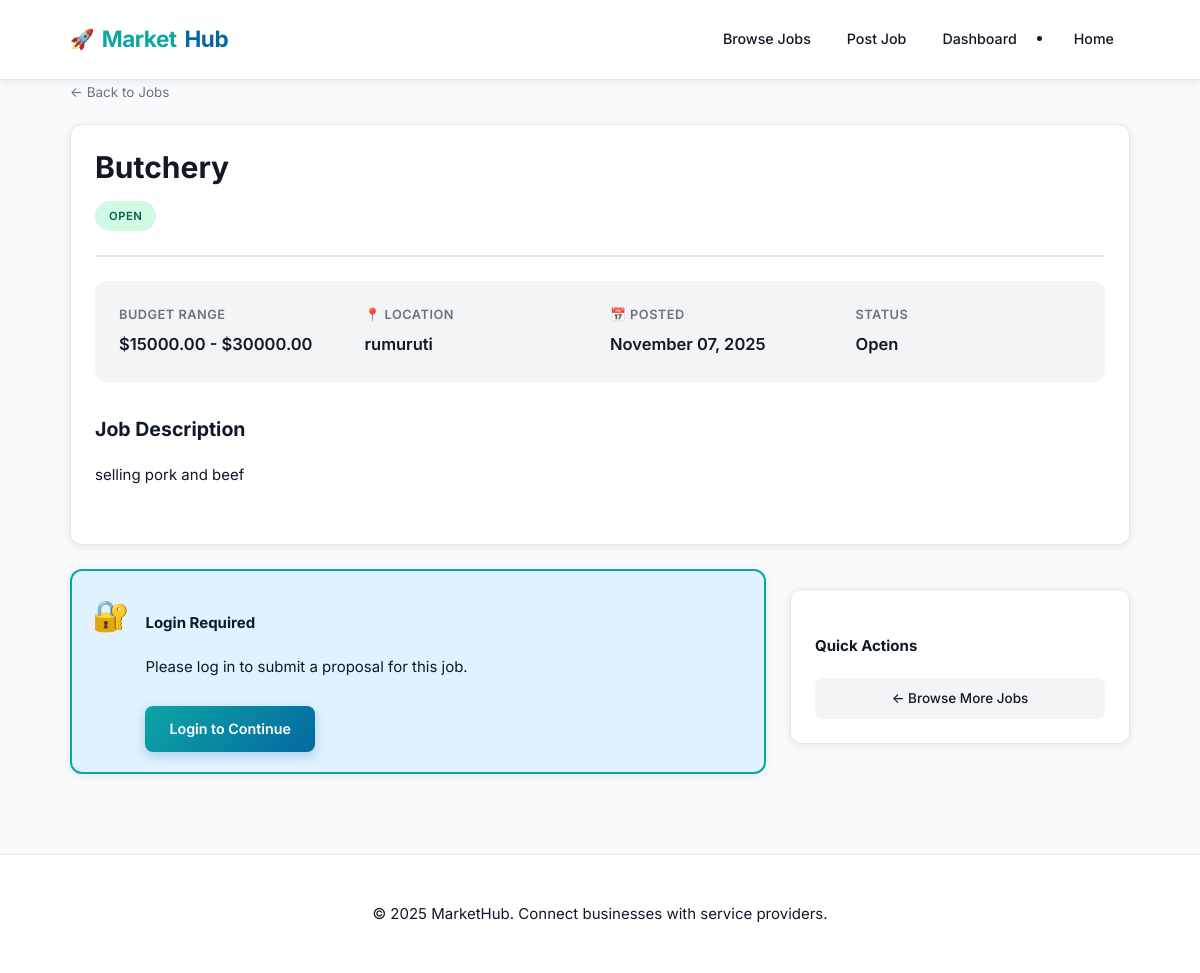
Screenshot of /marketing/jobs/1/ with the database file from the repository.
### marketing/models.py (models this page shows, shortened)
class MarketingJob(models.Model):
    STATUS_OPEN = 'open'
    STATUS_DRAFT = 'draft'
    STATUS_CLOSED = 'closed'
    STATUS_CHOICES = [
        (STATUS_OPEN, 'Open'),
        (STATUS_DRAFT, 'Draft'),
        (STATUS_CLOSED, 'Closed'),
    ]
    title = models.CharField(max_length=200)
    description = models.TextField()
    poster = models.ForeignKey(settings.AUTH_USER_MODEL, on_delete=models.CASCADE, related_name='marketing_jobs')
    category = models.ForeignKey(Category, on_delete=models.SET_NULL, null=True, blank=True, related_name='jobs')
    budget_min = models.DecimalField(max_digits=10, decimal_places=2, null=True, blank=True)
    budget_max = models.DecimalField(max_digits=10, decimal_places=2, null=True, blank=True)
    tags = models.CharField(max_length=240, blank=True, help_text="Comma-separated tags")
    location = models.CharField(max_length=140, blank=True)
    status = models.CharField(max_length=12, choices=STATUS_CHOICES, default=STATUS_OPEN, db_index=True)
    created_at = models.DateTimeField(auto_now_add=True)
    ai_category_suggestion = models.CharField(max_length=120, blank=True)
    class Meta:
        ordering = ['-created_at']

### marketing/views.py (the view)
# urls.py: path('<int:pk>/', views.job_detail, name='detail'),
def job_detail(request, pk: int):
    job = get_object_or_404(MarketingJob, pk=pk)
    if job.tags:
        job.tag_list = [t.strip() for t in job.tags.split(",") if t.strip()]
    else:
        job.tag_list = []
    proposal_form = None
    proposals = None
    if request.user.is_authenticated:
        if request.user == job.poster:
            proposals = job.proposals.select_related('provider').all()
        else:
            if not Proposal.objects.filter(job=job, provider=request.user).exists():
                proposal_form = ProposalForm()
    ctx = {
        'job': job,
        'proposals': proposals,
        'proposal_form': proposal_form,
    }
    return render(request, 'marketing/job_detail.html', ctx)

### marketing/templates/marketing/job_detail.html (shortened to what this page needs)
{% extends 'marketing/base_marketing.html' %}
{% block content %}
  <div class="breadcrumb-nav">
    <a href="{% url 'marketing:jobs_list' %}" class="breadcrumb-link">← Back to Jobs</a>
  </div>
  <article class="m-card job-detail-card">
    <div class="job-detail-header">
      <div class="job-title-section">
        <h1>{{ job.title }}</h1>
        <div class="job-header-badges">
          <span class="m-badge status-{{ job.status|lower }}-large">{{ job.get_status_display }}</span>
        </div>
      </div>
    </div>
    <div class="job-detail-meta">
      <div class="meta-grid">
        <div class="meta-item">
          <div class="meta-label">Budget Range</div>
          <div class="meta-value">
            {% if job.budget_min and job.budget_max %}
              ${{ job.budget_min }} - ${{ job.budget_max }}
            {% elif job.budget_min %}
              From ${{ job.budget_min }}
            {% else %}
              <span class="negotiable">Negotiable</span>
            {% endif %}
          </div>
        </div>
        <div class="meta-item">
          <div class="meta-label">📍 Location</div>
          <div class="meta-value">{{ job.location|default:"Remote / Anywhere" }}</div>
        </div>
        <div class="meta-item">
          <div class="meta-label">📅 Posted</div>
          <div class="meta-value">{{ job.created_at|date:"F d, Y" }}</div>
        </div>
        <div class="meta-item">
          <div class="meta-label">Status</div>
          <div class="meta-value">{{ job.get_status_display }}</div>
        </div>
      </div>
    </div>
    <div class="job-description-section">
      <h3>Job Description</h3>
      <div class="description-content">{{ job.description|linebreaks }}</div>
    </div>
  </article>
  <div class="m-grid-main">
    <div class="main-content">
      {% if proposal_form %}
        <div class="m-card proposal-section">
          <div class="section-header">
            <h3>Submit Your Proposal</h3>
            <p class="section-subtitle">Tell the client why you're the right fit for this project</p>
          </div>
          {% include 'marketing/proposal_form.html' %}
        </div>
      {% else %}
        <div class="m-card info-card login-card">
          <div class="info-icon">🔐</div>
          <div>
            <h4>Login Required</h4>
            <p class="m-muted">Please log in to submit a proposal for this job.</p>
            <a href="{% url 'users:login' %}" class="m-btn" style="margin-top: 12px;">Login to Continue</a>
          </div>
        </div>
      {% endif %}
    </div>
    <aside class="m-sidebar">
      <div class="m-card actions-sidebar">
        <h4>Quick Actions</h4>
        <div class="actions-list">
          <a href="{% url 'marketing:jobs_list' %}" class="action-link">← Browse More Jobs</a>
        </div>
      </div>
    </aside>
  </div>
{% endblock %}

### marketing/static/marketing/css/marketing.css (style rules this page uses)
:root { --primary: #0ea5a4; --primary-dark: #0d9488; --accent: #0369a1; --accent-dark: #075985; --bg: #f8fafc; --card: #ffffff; --text: #111827; --text-light: #374151; --muted: #6b7280; --muted-light: #9ca3af; --border: #e5e7eb; --border-light: #f3f4f6; --success: #059669; --warning: #d97706; --error: #dc2626; --radius: 12px; --radius-sm: 8px; --radius-lg: 16px; --shadow: 0 2px 8px rgba(0, 0, 0, 0.08); --shadow-md: 0 4px 16px rgba(0, 0, 0, 0.1); --shadow-lg: 0 8px 24px rgba(0, 0, 0, 0.12); --shadow-hover: 0 12px 32px rgba(0, 0, 0, 0.15); --transition: all 0.2s cubic-bezier(0.4, 0, 0.2, 1); --transition-slow: all 0.3s cubic-bezier(0.4, 0, 0.2, 1); }
* { box-sizing: border-box; }
html, body { margin: 0; padding: 0; font-family: 'Inter', system-ui, -apple-system, 'Segoe UI', Roboto, Arial, sans-serif; background: var(--bg); color: var(--text); line-height: 1.6; font-size: 15px; -webkit-font-smoothing: antialiased; -moz-osx-font-smoothing: grayscale; }
.m-card { background: var(--card); border-radius: var(--radius); padding: 24px; box-shadow: var(--shadow); transition: var(--transition); border: 1px solid var(--border); }
.m-grid-main { display: grid; grid-template-columns: 1fr 340px; gap: 24px; margin-top: 24px; }
.main-content { display: flex; flex-direction: column; gap: 24px; }
.m-sidebar { display: grid; gap: 20px; align-content: start; }
.meta-item { font-size: 0.85rem; color: var(--muted); }
.m-badge { display: inline-block; padding: 6px 14px; border-radius: 20px; font-size: 0.75rem; font-weight: 600; text-transform: uppercase; letter-spacing: 0.5px; white-space: nowrap; }
.status-open, .status-open-large { background: #d1fae5; color: #065f46; }
.m-btn { display: inline-flex; align-items: center; justify-content: center; gap: 8px; background: linear-gradient(135deg, var(--primary), var(--accent)); color: #fff; padding: 12px 24px; border: 0; border-radius: var(--radius-sm); cursor: pointer; font-weight: 600; font-size: 0.95rem; text-decoration: none; box-shadow: 0 4px 12px rgba(3, 105, 161, 0.25); transition: var(--transition); white-space: nowrap; }
.breadcrumb-nav { margin-bottom: 20px; }
.breadcrumb-link { color: var(--muted); text-decoration: none; font-size: 0.9rem; transition: var(--transition); }
.job-detail-card { margin-bottom: 24px; }
.job-detail-header { margin-bottom: 24px; padding-bottom: 24px; border-bottom: 2px solid var(--border); }
.job-detail-header h1 { margin: 0 0 16px 0; font-size: 2rem; font-weight: 700; line-height: 1.2; }
.job-header-badges { display: flex; flex-wrap: wrap; gap: 10px; }
.job-detail-meta { margin: 24px 0; }
.meta-grid { display: grid; grid-template-columns: repeat(auto-fit, minmax(200px, 1fr)); gap: 20px; padding: 24px; background: var(--border-light); border-radius: var(--radius); }
.meta-item { display: flex; flex-direction: column; gap: 6px; }
.meta-label { font-size: 0.85rem; color: var(--muted); text-transform: uppercase; letter-spacing: 0.5px; font-weight: 600; }
.meta-value { font-size: 1.1rem; font-weight: 600; color: var(--text); }
.job-description-section { margin: 32px 0; }
.job-description-section h3 { margin-bottom: 16px; font-size: 1.3rem; }
.description-content { line-height: 1.8; color: var(--text); white-space: pre-wrap; font-size: 1rem; }
.info-card { display: flex; gap: 16px; align-items: flex-start; padding: 20px; }
.info-icon { font-size: 2rem; flex-shrink: 0; }
.login-card { background: #e0f2fe; border: 2px solid var(--primary); }
.action-link { color: var(--primary); text-decoration: none; font-weight: 600; font-size: 0.9rem; transition: var(--transition); }
.actions-sidebar { margin-top: 20px; }
.actions-list { display: flex; flex-direction: column; gap: 8px; margin-top: 12px; }
.action-link { display: block; padding: 10px 12px; background: var(--border-light); border-radius: var(--radius-sm); text-decoration: none; color: var(--text); font-weight: 500; transition: var(--transition); text-align: center; }

### rows the page displays
MarketingJob: title "Butchery", status "OPEN", budget_min "15000.00", budget_max "30000.00", location "rumuruti", created_at "November 07, 2025", status "Open", description "selling pork and beef"
